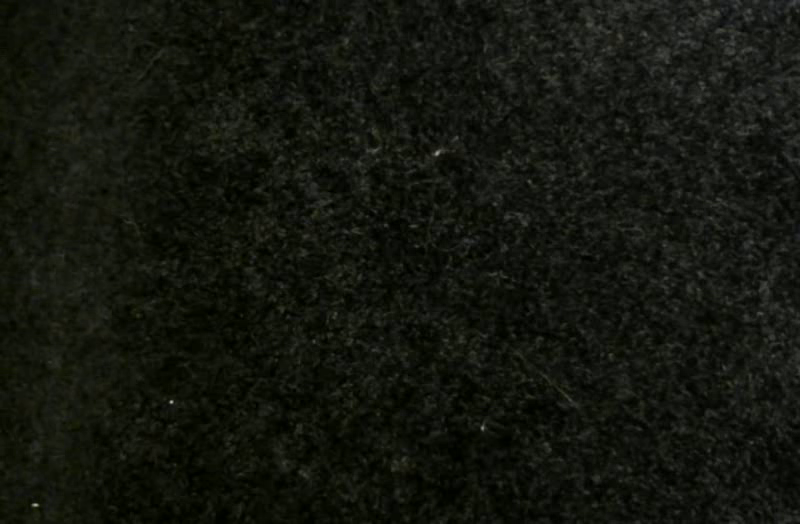
#> input picture frame 5 of java-code/empty.avi, 800 x 524 px, given in place of test_logitech1.avi, which was not available
$ python playAndRecordFramesWithMouseMovement.py
#> lines starting #> are read from the running program, lines starting #| are printed output that depends on the picture; after the words box and inside, x2 and y2 are one past the last pixel; in counts of white or black regions, pixels touching at a corner belong together; pictures that were not available may be replaced by others from this repository, and a replacement may not be noted
import numpy as np
import cv2

cap = cv2.VideoCapture('../../../Schreibtisch/testvideos/test_logitech1.avi')


onlyOnePerTwentyFrames = 0
i = 0

def click_and_crop(event, x, y, flags, param):
    global x_start, y_start, cropping

    if event == cv2.EVENT_LBUTTONDOWN:
        x_start, y_start = x, y
        cropping = True

    elif event == cv2.EVENT_MOUSEMOVE:
        x_start, y_start = x, y

    elif event == cv2.EVENT_LBUTTONUP:
        cropping = False

cv2.namedWindow("cam1")
cv2.setMouseCallback("cam1", click_and_crop)

x_start=0;
y_start=0;
cropping=False;

while(cap.isOpened()):

    ret, frame = cap.read()
#> frame is the input picture: shape (524, 800, 3); mean B, G, R 14.1, 21.6, 19

    #if(onlyOnePerTwentyFrames == 20):

    onlyOnePerTwentyFrames = 0

    x_treshold =  np.random.randint(100,150)
    y_treshold =  np.random.randint(100,150)

    x_end = x_start+x_treshold
    y_end = y_start+y_treshold

    if(x_end > 639):
        x_end = 639
    if(y_end > 479):
        y_end = 479

    upper_left = (x_start, y_start)
    bottom_right = (x_end, y_end)

    tmp_image=frame[upper_left[1]+2 : bottom_right[1]-2, upper_left[0]+2 : bottom_right[0]-2]
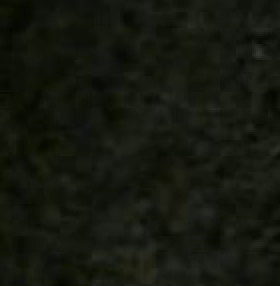
#> tmp_image: shape (143, 140, 3) (shown 2 times larger); mean B, G, R 14, 23.7, 20.8
    cv2.rectangle(frame, upper_left, bottom_right, (0, 255, 0), 2)
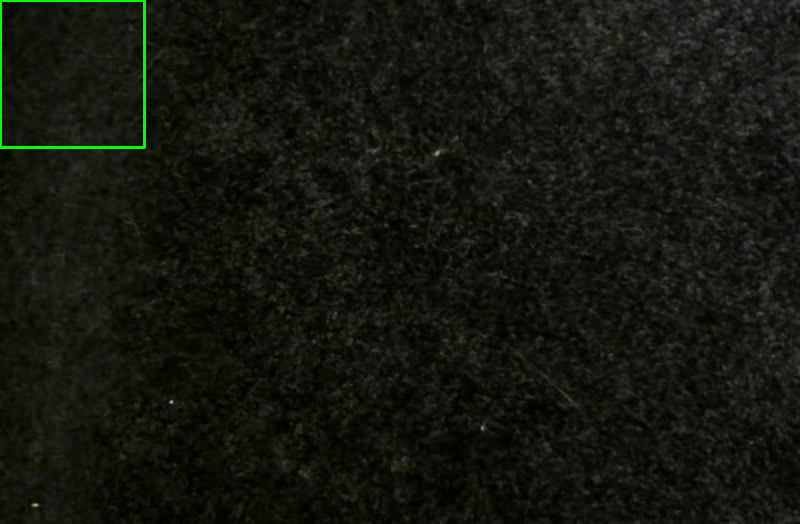
#> frame: shape (524, 800, 3); 0.35% of pixels changed, all inside (x1, y1, x2, y2) = (0, 0, 146, 149)

    cv2.imshow("cam1", frame)

    if(cropping == True):
        out = cv2.imwrite("../../../Schreibtisch/testvideos/frames-high/vid-4-%s.jpg" % i, tmp_image)
        i= i+1

    onlyOnePerTwentyFrames += 1


    if cv2.waitKey(200) & 0xFF == ord('q'):
#> (key q is pressed here)
        print("done")
        break

cap.release()
cv2.destroyAllWindows()

$ run again, starting later in the video
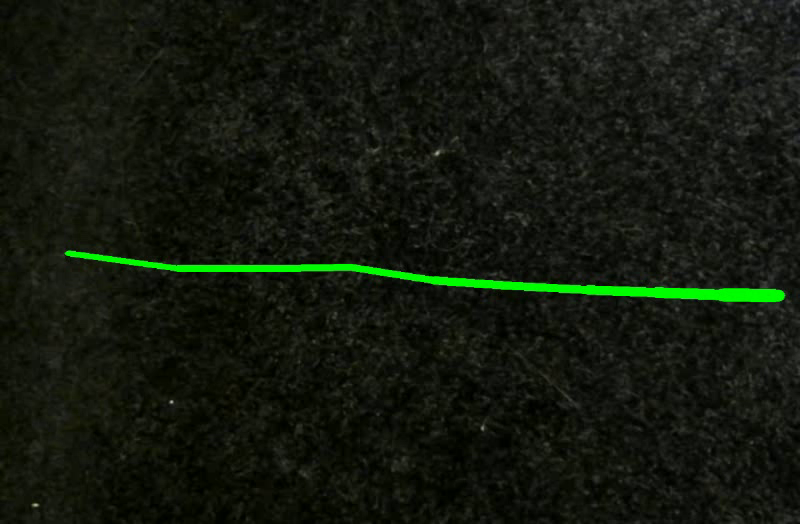
#> input picture frame 25 of java-code/empty.avi, 800 x 524 px, given in place of test_logitech1.avi, which was not available
#> frame is the input picture: shape (524, 800, 3); mean B, G, R 13.9, 24.8, 18.8
#> `cv2.rectangle(frame, upper_left, bottom_right, (0, 255, 0), 2)`:
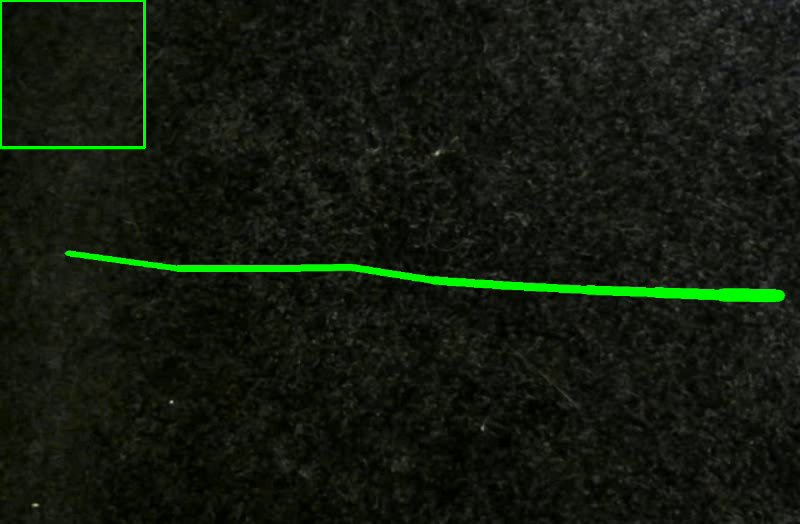
#> frame: shape (524, 800, 3); 0.35% of pixels changed, all inside (x1, y1, x2, y2) = (0, 0, 146, 149)

$ run again, starting later in the video
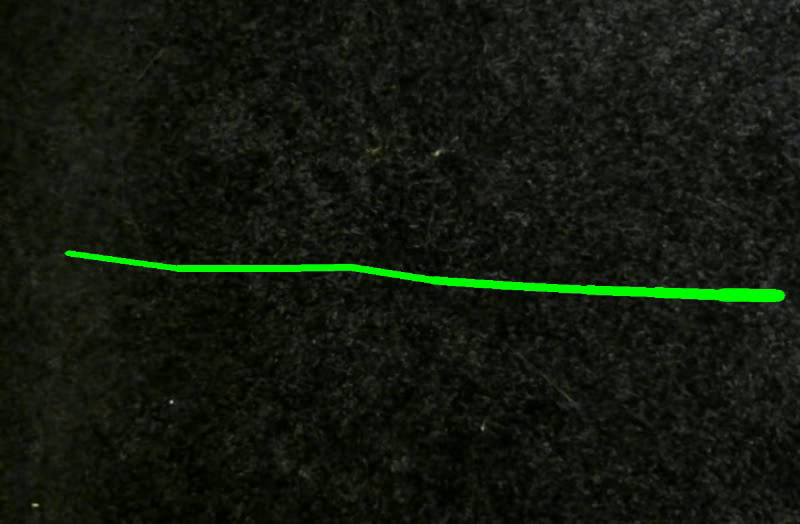
#> input picture frame 45 of java-code/empty.avi, 800 x 524 px, given in place of test_logitech1.avi, which was not available
#> frame is the input picture: shape (524, 800, 3); mean B, G, R 13.8, 24.6, 18.6
#> `cv2.rectangle(frame, upper_left, bottom_right, (0, 255, 0), 2)`:
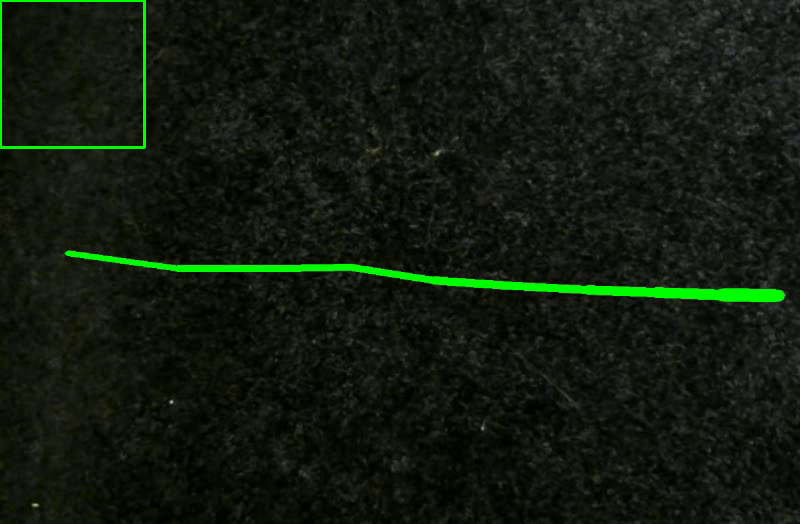
#> frame: shape (524, 800, 3); 0.35% of pixels changed, all inside (x1, y1, x2, y2) = (0, 0, 146, 149)
